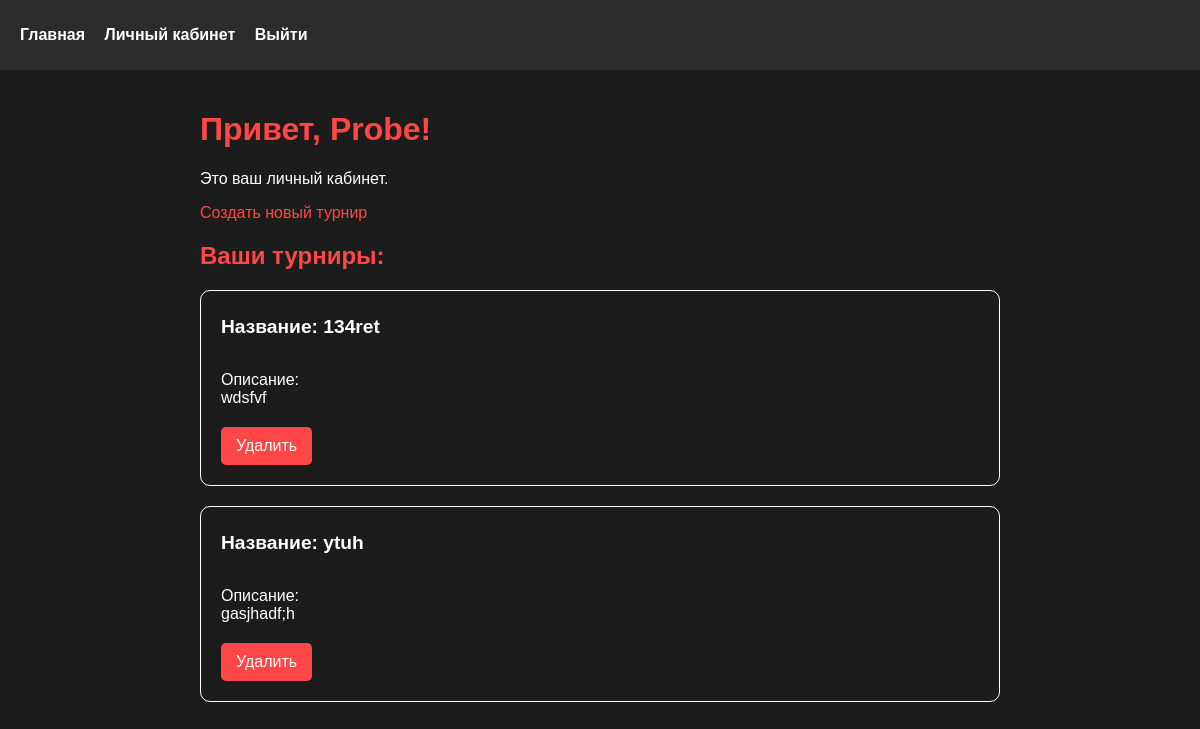
The app's page /dashboard (signed in) with its own data.
### app.py (models this page shows, shortened)
class User(db.Model, UserMixin):
    __tablename__ = 'users'
    id = db.Column(db.String(20), primary_key=True, default=str(uuid4()))
    username = db.Column(db.String(20), unique=True, nullable=False)
    password = db.Column(db.String(50), nullable=False)
    @classmethod
    def get_user_by_id(cls, id):
        return cls.query.filter_by(id=id).first()

class Base(DeclarativeBase):
    pass

class Tournament(db.Model, Base):
    __tablename__ = "tournaments"
    id = db.Column(db.Integer, primary_key=True)
    name = db.Column(db.String(100))
    description = db.Column(db.Text, nullable=True)
    creator_user_id = db.Column("creator_user_id", db.String(20), db.ForeignKey(User.id))
    @classmethod
    def get_tournaments_by_user_id(cls, user_id):
        return cls.query.filter_by(creator_user_id=user_id).all()

### app.py (the view)
@app.route('/dashboard')
@login_required
def dashboard():
    tournaments = Tournament.get_tournaments_by_user_id(current_user.id)
    return render_template('dashboard.html', name=current_user.username, tournaments=tournaments)

### app.py (called while the page is built)
@login_manager.user_loader
def load_user(user_id):
    return User.get_user_by_id(user_id)

### templates/dashboard.html (shortened to what this page needs)
{% extends 'base.html' %}
{% block content %}
<h1>Привет, {{ name }}!</h1>
<p>Это ваш личный кабинет.</p>
<a href="{{ url_for('create_tournament') }}">Создать новый турнир</a>
<h2>Ваши турниры:</h2>
<ul>
    {% for tournament in tournaments %}
        <li class="tournament">
            <h5>Название: {{ tournament.name }}</h5><br>
            Описание:<br>{{ tournament.description }}<br>
            <form action="{{ url_for('delete_tournament', tournament_id=tournament.id) }}" method="post">
                <button type="submit">Удалить</button>
            </form>
        </li>
    {% else %}
        <p>У вас пока нет созданных турниров.</p>
    {% endfor %}
</ul>
{% endblock %}

### static/style.css (style rules this page uses)
body { background-color: #1c1c1c; color: #fff; font-family: 'Arial', sans-serif; margin: 0; padding: 0; }
h1, h2, h3 { color: #ff4747; }
a { color: #ff4747; text-decoration: none; }
.tournament { display: flex; flex-direction: column; gap: 10px; border: white 1px solid; padding: 20px; border-radius: 10px; }
.tournament h5 { font-size: larger; margin: 5px 0; }
form { margin-top: 20px; }
form button[type="submit"] { padding: 10px 15px; background-color: #ff4747; border: none; border-radius: 5px; color: #fff; font-size: 16px; cursor: pointer; }
ul { list-style-type: none; padding: 0; }
ul li { margin-bottom: 20px; }
ul li form { margin-top: 10px; }
ul li form button { background-color: #ff4747; border: none; padding: 7px 12px; color: white; border-radius: 5px; cursor: pointer; }
button { background-color: #ff4747; color: white; border: none; padding: 10px 15px; border-radius: 5px; cursor: pointer; font-size: 14px; }

### records on screen
User: username "Probe"
Tournament: name "134ret", description "wdsfvf"
Tournament: name "ytuh", description "gasjhadf;h"
